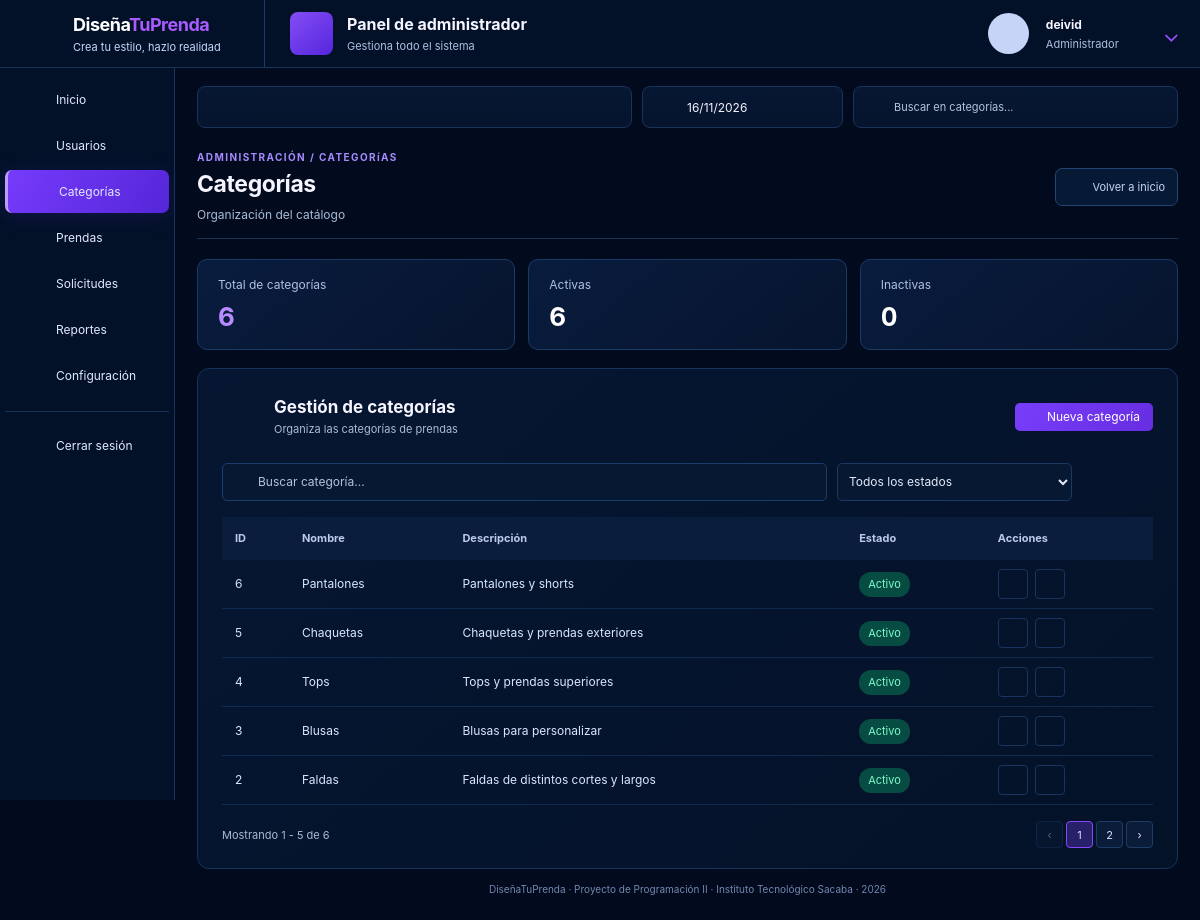
The app's page /index.php?r=admin&seccion=categorias (signed in) with its own data.
### tables this page shows
CREATE TABLE `usuarios` (
  `id` int(10) UNSIGNED NOT NULL,
  `rol_id` tinyint(3) UNSIGNED NOT NULL,
  `nombre` varchar(100) NOT NULL,
  `correo` varchar(150) NOT NULL,
  `password_hash` varchar(255) NOT NULL,
  `estado` enum('Activo','Bloqueado') NOT NULL DEFAULT 'Activo',
  `creado_en` datetime NOT NULL DEFAULT current_timestamp()
);

CREATE TABLE `categorias` (
  `id` int(10) UNSIGNED NOT NULL,
  `nombre` varchar(90) NOT NULL,
  `descripcion` varchar(240) NOT NULL DEFAULT '',
  `estado` enum('Activo','Inactivo') NOT NULL DEFAULT 'Activo',
  `creado_en` datetime NOT NULL DEFAULT current_timestamp()
);

### controlador/AdministradorControlador.php (called while the page is built, shortened)
<?php
require_once dirname(__DIR__) . '/modelo/CategoriaModelo.php';
class AdministradorControlador
{
    public function index(): void
    {
        try {
            $m = new AdministracionServicio();
            $usuarios           = $m->usuarios();
            $categorias         = $m->categorias();
            $configuracion      = $m->configuracion();
        } catch (PDOException $e) {
            http_response_code(503);
            exit('No se puede consultar MySQL. Comprueba el archivo de configuración e importa bd/esquema.sql.');
        }
        require dirname(__DIR__) . '/vista/administrador/index.php';
    }
}
class AdministracionServicio
{
    private UsuarioModelo $usuarios;
    private CategoriaModelo $categorias;
    private ConfiguracionModelo $configuracion;
    public function __construct()
    {
        $this->usuarios      = new UsuarioModelo();
        $this->categorias    = new CategoriaModelo();
        $this->configuracion = new ConfiguracionModelo();
    }
    public function usuarios(): array
    {
        return $this->usuarios->listar();
    }
    public function categorias(): array
    {
        return $this->categorias->listar();
    }
    public function configuracion(): array
    {
        return $this->configuracion->listar();
    }
}

### config/database.php (called while the page is built, shortened)
<?php
function config(): array
{
    return [
        'db_host' => getenv('DTP_DB_HOST') ?: '127.0.0.1',
        'db_port' => getenv('DTP_DB_PORT') ?: '3306',
        'db_name' => getenv('DTP_DB_NAME') ?: 'disenatuprenda_db',
        'db_user' => getenv('DTP_DB_USER') ?: 'root',
        'db_pass' => getenv('DTP_DB_PASS') ?: '',
    ];
}
function db(): PDO
{
    static $conexion = null;
    if ($conexion instanceof PDO) return $conexion;
    $c = config();
    $dsn = 'mysql:host='.$c['db_host'].';port='.$c['db_port'].';dbname='.$c['db_name'].';charset=utf8mb4';
    $conexion = new PDO($dsn, $c['db_user'], $c['db_pass'], [
        PDO::ATTR_ERRMODE => PDO::ERRMODE_EXCEPTION,
        PDO::ATTR_DEFAULT_FETCH_MODE => PDO::FETCH_ASSOC,
        PDO::ATTR_EMULATE_PREPARES => false,
    ]);
    return $conexion;
}

### modelo/ConfiguracionModelo.php (called while the page is built, shortened)
<?php
class ConfiguracionModelo
{
    public function listar(): array
    {
        return db()->query('SELECT clave, valor FROM configuracion')->fetchAll(PDO::FETCH_KEY_PAIR);
    }
}

### controlador/SistemaControlador.php (called while the page is built, shortened)
<?php
function h(mixed $v): string
{
    return htmlspecialchars((string) $v, ENT_QUOTES | ENT_SUBSTITUTE, 'UTF-8');
}
function url(string $r = '', array $p = []): string
{
    return 'index.php?' . http_build_query(array_merge(['r' => $r], $p));
}
function user(): ?array
{
    return $_SESSION['usuario'] ?? null;
}

### modelo/UsuarioModelo.php (called while the page is built, shortened)
<?php
class UsuarioModelo
{
    public function listar(): array
    {
        return db()
            ->query(
                'SELECT u.id, u.nombre, u.correo, u.estado, u.creado_en, r.nombre AS rol
                 FROM usuarios u
                 JOIN roles r ON r.id = u.rol_id
                 ORDER BY u.id DESC'
            )
            ->fetchAll();
    }
}

### modelo/CategoriaModelo.php (called while the page is built, shortened)
<?php
class CategoriaModelo
{
    public function listar(): array
    {
        return db()->query('SELECT * FROM categorias ORDER BY id DESC')->fetchAll();
    }
}

### vista/administrador/secciones/categorias.php (the view)
<?php $sectionMetrics = ['Total de categorías' => count($categorias), 'Activas' => count(array_filter($categorias,static fn($c)=>$c['estado']==='Activo')), 'Inactivas' => count(array_filter($categorias,static fn($c)=>$c['estado']==='Inactivo'))]; ?>
<div class="module-metrics" aria-label="Indicadores de Categorías de prendas">
<?php foreach($sectionMetrics as $label=>$count): ?><div class="module-metric"><span><?= h($label) ?></span><strong><?= (int)$count ?></strong></div><?php endforeach; ?>
</div>
<section class="management-grid section-management" aria-label="Categorías de prendas">
<article class="dash-panel management" id="categorias" data-module="categorias"><div class="manage-title"><div class="manage-icon"><?= admIcon('grid') ?></div><div><h2>Gestión de categorías</h2><small>Organiza las categorías de prendas</small></div><button class="primary mini" data-new="categorias"><?= admIcon('plus') ?> Nueva categoría</button></div>
<div class="manage-filters"><label class="search-field"><?= admIcon('search') ?><input data-search type="search" placeholder="Buscar categoría..."></label><select data-filter aria-label="Estado de categoría"><option value="">Todos los estados</option><option>Activo</option><option>Inactivo</option></select></div>
<div class="table-scroll"><table><thead><tr><th>ID</th><th>Nombre</th><th>Descripción</th><th>Estado</th><th>Acciones</th></tr></thead><tbody><?php foreach($categorias as $r):?><tr data-searchable="<?= h($r['id'].' '.$r['nombre'].' '.$r['descripcion'].' '.$r['estado']) ?>" data-filter-value="<?= h($r['estado']) ?>"><td><?= (int)$r['id'] ?></td><td><?= h($r['nombre']) ?></td><td><?= h($r['descripcion']) ?></td><td><?= stateBadge($r['estado']) ?></td><td class="actions"><?= makeEdit('categorias',$r) ?><?= stateButton('categorias',$r) ?></td></tr><?php endforeach; ?></tbody></table></div><div class="pagination"><span data-count></span><div data-pages></div></div></article>
</section>

### vista/administrador/funciones_auxiliares.php (shortened to what this page needs)
<?php
function admIcon(string $name): string
{
    $paths = [
        'home'     => '<path d="m3 10 9-7 9 7"/><path d="M5 9v12h14V9M9 21v-7h6v7"/>',
        'users'    => '<path d="M16 21v-2a4 4 0 0 0-4-4H6a4 4 0 0 0-4 4v2"/><circle cx="9" cy="7" r="4"/><path d="M22 21v-2a4 4 0 0 0-3-3.9M16 3a4 4 0 0 1 0 8"/>',
        'user'     => '<circle cx="12" cy="8" r="4"/><path d="M4 21v-2a8 8 0 0 1 16 0v2"/>',
        'grid'     => '<rect x="3" y="3" width="7" height="7" rx="1"/><rect x="14" y="3" width="7" height="7" rx="1"/><rect x="3" y="14" width="7" height="7" rx="1"/><rect x="14" y="14" width="7" height="7" rx="1"/>',
        'shirt'    => '<path d="m8 4-2 1-4 4 4 4 2-2v10h8V11l2 2 4-4-4-4-2-1c0 3-8 3-8 0Z"/>',
        'file'     => '<path d="M6 2h9l5 5v15H6z"/><path d="M15 2v6h5M9 13h8M9 17h8"/>',
        'chart'    => '<rect x="3" y="3" width="18" height="18" rx="2"/><path d="m6 16 4-4 3 2 5-6"/>',
        'settings' => '<circle cx="12" cy="12" r="3"/><path d="M12 2v3m0 14v3M2 12h3m14 0h3M5 5l2 2m10 10 2 2M19 5l-2 2M7 17l-2 2"/>',
        'logout'   => '<path d="M10 3H5v18h5M14 7l5 5-5 5m5-5H8"/>',
        'bell'     => '<path d="M18 8a6 6 0 0 0-12 0c0 7-3 7-3 9h18c0-2-3-2-3-9M10 21h4"/>',
        'search'   => '<circle cx="11" cy="11" r="7"/><path d="m16 16 5 5"/>',
        'calendar' => '<rect x="3" y="5" width="18" height="16" rx="2"/><path d="M7 2v6m10-6v6M3 10h18"/>',
        'edit'     => '<path d="m4 20 5-.8L20 8a3 3 0 0 0-4-4L5 15Z"/><path d="m14 6 4 4"/>',
        'trash'    => '<path d="M4 7h16M10 3h4m-8 4 1 14h10l1-14M10 11v6m4-6v6"/>',
        'plus'     => '<path d="M12 5v14M5 12h14"/>',
        'check'    => '<path d="m4 12 5 5L20 6"/>',
        'download' => '<path d="M12 3v13m-5-5 5 5 5-5M4 17v4h16v-4"/>',
        'lock'     => '<rect x="4" y="10" width="16" height="12" rx="2"/><path d="M8 10V7a4 4 0 0 1 8 0v3"/>',
        'database' => '<ellipse cx="12" cy="5" rx="9" ry="3"/><path d="M3 5v14c0 4 18 4 18 0V5M3 12c0 4 18 4 18 0"/>',
        'hanger'   => '<path d="M9 6a3 3 0 0 1 6 0c0 2-3 3-3 5L2 18a2 2 0 0 0 2 3h16a2 2 0 0 0 2-3l-10-7"/>',
    ];
    return '<svg width="20" height="20" viewBox="0 0 24 24" fill="none" stroke="currentColor" stroke-width="1.8" stroke-linecap="round" stroke-linejoin="round" aria-hidden="true">' . ($paths[$name] ?? $paths['grid']) . '</svg>';
}
function stateBadge(string $estado): string
{
    $c = match ($estado) {
        'Activo', 'Aprobada', 'Finalizada' => 'green',
        'Pendiente'                        => 'yellow',
        'En proceso'                       => 'blue',
        default                            => 'red',
    };
    return '<span class="state-pill ' . $c . '">' . h($estado) . '</span>';
}
function makeEdit(string $modulo, array $r): string
{
    $json = h(json_encode($r, JSON_UNESCAPED_UNICODE | JSON_HEX_TAG | JSON_HEX_AMP | JSON_HEX_APOS | JSON_HEX_QUOT));
    return '<button class="icon-action" data-edit="' . h($modulo) . '" data-record="' . $json . '" aria-label="Editar">' . admIcon('edit') . '</button>';
}
function stateButton(string $modulo, array $r): string
{
    $estado = $r['estado'];
    $next   = $modulo === 'usuarios'
        ? ($estado === 'Activo' ? 'Bloqueado' : 'Activo')
        : ($estado === 'Activo' ? 'Inactivo' : 'Activo');
    return '<button class="icon-action danger" data-state="' . h($modulo) . '" data-id="' . (int) $r['id'] . '" data-next="' . h($next) . '" aria-label="Cambiar estado" title="Cambiar a ' . h($next) . '">' . admIcon($next === 'Activo' ? 'check' : 'trash') . '</button>';
}
$nav = [
    'inicio'        => ['home', 'Inicio'],
    'usuarios'      => ['users', 'Usuarios'],
    'categorias'    => ['grid', 'Categorías'],
    'prendas'       => ['shirt', 'Prendas'],
    'solicitudes'   => ['file', 'Solicitudes'],
    'reportes'      => ['chart', 'Reportes'],
    'configuracion' => ['settings', 'Configuración'],
];
$today  = date('d/m/Y');
$nombreSistema = (string) ($configuracion['nombre_sistema'] ?? 'DiseñaTuPrenda');
$nombreMarca   = $nombreSistema === 'DiseñaTuPrenda' ? 'Diseña<span>TuPrenda</span>' : h($nombreSistema);
$section = (string) ($_GET['seccion'] ?? 'inicio');
?>

### index.php (shortened to what this page needs)
<?php
require_once __DIR__ . '/config/database.php';
require_once __DIR__ . '/controlador/SistemaControlador.php';
require_once __DIR__ . '/controlador/AdministradorControlador.php';
$ruta = (string) ($_GET['r'] ?? 'inicio');
try {
    switch ($ruta) {
        case 'admin': (new AdministradorControlador())->index(); break;
    }
} catch (Throwable $error) {
    error_log($error->getMessage());
    http_response_code(500);
    echo 'Ocurrió un error interno. Revisa la configuración y el registro del servidor.';
}

### vista/administrador/index.php (shortened to what this page needs)
<?php
require_once __DIR__ . '/funciones_auxiliares.php';
$pages = [
    'inicio'        => ['Inicio', 'Resumen general del sistema'],
    'usuarios'      => ['Usuarios', 'Cuentas, roles y estados'],
    'categorias'    => ['Categorías', 'Organización del catálogo'],
    'prendas'       => ['Prendas', 'Prendas y fotografías'],
    'solicitudes'   => ['Solicitudes', 'Seguimiento de solicitudes de diseño'],
    'reportes'      => ['Reportes', 'Consultas y exportación de datos'],
    'configuracion' => ['Configuración', 'Ajustes generales y seguridad'],
];
$section = array_key_exists($section, $pages) ? $section : 'inicio';
$inLists = in_array($section, ['usuarios', 'categorias', 'prendas', 'solicitudes'], true);
?>
<!doctype html>
<html lang="es">
<head>
    <link href="public/estilos/administrador.css?v=3" rel="stylesheet">
</head>
<body class="admin-body section-<?= h($section) ?>" data-section="<?= h($section) ?>">
<div class="admin-shell">
    <header class="admin-topbar">
        <a class="admin-brand" href="<?= h(url('admin', ['seccion' => 'inicio'])) ?>">
            <span class="brand-hanger"><?= admIcon('hanger') ?></span>
            <span>
                <strong><?= $nombreMarca ?></strong>
                <small>Crea tu estilo, hazlo realidad</small>
            </span>
        </a>
        <div class="top-heading">
            <span class="top-heading-icon"><?= admIcon('users') ?></span>
            <span>
                <strong>Panel de administrador</strong>
                <small>Gestiona todo el sistema</small>
            </span>
        </div>
        <div class="top-profile">
            <button class="bell-icon notify-button" type="button" id="notificationButton" aria-expanded="false" aria-controls="noticeMenu" aria-label="Ver solicitudes pendientes">
                <?= admIcon('bell') ?>
            </button>
            <span class="profile-avatar"><?= admIcon('user') ?></span>
            <span class="top-profile-name">
                <b><?= h(user()['nombre']) ?></b>
                <small>Administrador</small>
            </span>
            <span class="down-chevron">⌄</span>
        </div>
    </header>
    <aside class="admin-sidebar">
        <nav aria-label="Menú del administrador">
            <?php foreach ($nav as $code => $item): ?>
                <a class="admin-nav <?= $code === $section ? 'selected' : '' ?>"
                   href="<?= h(url('admin', ['seccion' => $code])) ?>"
                   <?= $code === $section ? 'aria-current="page"' : '' ?>>
                    <?= admIcon($item[0]) ?>
                    <span><?= h($item[1]) ?></span>
                </a>
            <?php endforeach; ?>
            <form method="post" action="<?= h(url('logout')) ?>" class="sidebar-logout">
                <button type="submit">
                    <?= admIcon('logout') ?>
                    <span>Cerrar sesión</span>
                </button>
            </form>
        </nav>
    </aside>
    <main class="admin-main" id="contenido-principal">
        <div class="admin-toolbar">
            <div class="toolbar-blank"></div>
            <div class="toolbar-date">
                <?= admIcon('calendar') ?>
                <time datetime="<?= date('Y-m-d') ?>"><?= h($today) ?></time>
            </div>
            <?php if ($inLists): ?>
                <label class="toolbar-search">
                    <?= admIcon('search') ?>
                    <input type="search" id="globalSearch"
                           placeholder="Buscar en <?= h(strtolower($pages[$section][0])) ?>..."
                           aria-label="Buscar en <?= h(strtolower($pages[$section][0])) ?>">
                </label>
            <?php endif; ?>
        </div>
        <div class="section-heading">
            <div>
                <span class="section-eyebrow">ADMINISTRACIÓN / <?= h(strtoupper($pages[$section][0])) ?></span>
                <h1><?= h($pages[$section][0]) ?></h1>
                <p><?= h($pages[$section][1]) ?></p>
            </div>
            <?php if ($section !== 'inicio'): ?>
                <a class="section-back" href="<?= h(url('admin', ['seccion' => 'inicio'])) ?>">
                    <?= admIcon('home') ?> Volver a inicio
                </a>
            <?php endif; ?>
        </div>
        <?php require __DIR__ . '/secciones/' . $section . '.php'; ?>
        <footer class="admin-footer">DiseñaTuPrenda · Proyecto de Programación II · Instituto Tecnológico Sacaba · <?= date('Y') ?></footer>
    </main>
</div>
</body>
</html>

### records on screen
usuarios: nombre "deivid"
categorias: id "6", nombre "Pantalones", descripcion "Pantalones y shorts", estado "Activo"
categorias: id "5", nombre "Chaquetas", descripcion "Chaquetas y prendas exteriores", estado "Activo"
categorias: id "4", nombre "Tops", descripcion "Tops y prendas superiores", estado "Activo"
categorias: id "3", nombre "Blusas", descripcion "Blusas para personalizar", estado "Activo"
categorias: id "2", nombre "Faldas", descripcion "Faldas de distintos cortes y largos", estado "Activo"

### other values on screen
$item[1] "Inicio"
$item[1] "Usuarios"
$item[1] "Categorías"
$item[1] "Prendas"
$item[1] "Solicitudes"
$item[1] "Reportes"
$item[1] "Configuración"
$pages[$section][0] "CATEGORíAS"
$pages[$section][0] "Categorías"
$pages[$section][1] "Organización del catálogo"
$label "Total de categorías"
$count "6"
$label "Activas"
$label "Inactivas"
$count "0"
